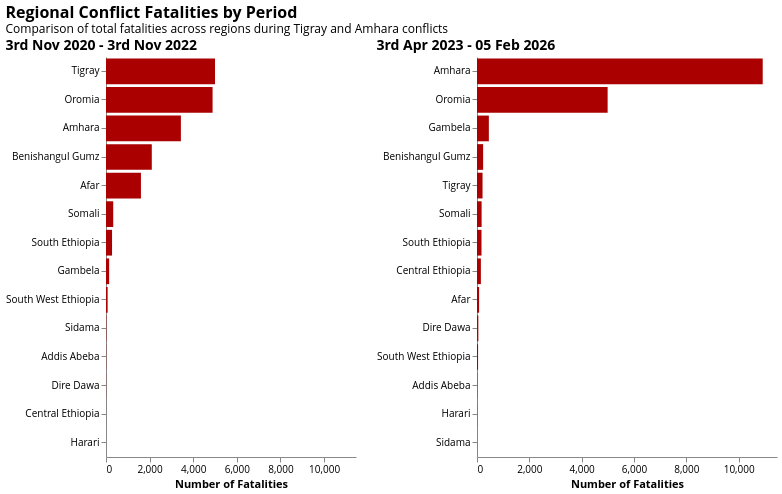

Notebook code for this chart:
### Markdown cell above
### Regional Fatalities by Period

Just during the period of the Amhara War, there were 10918 deaths in Amhara and 4992 deaths in Oromia. During the Tigray War there were 4999 deaths in Tigray, 4887 deaths in oromia and 3434 deaths in Amhara.

### Code cell
import altair as alt

# Prepare data for both periods
tigray_data = conflict_category_group[conflict_category_group['category']=='Tigray War'].copy()
tigray_data['period'] = '3rd Nov 2020 - 3rd Nov 2022'

amhara_data = conflict_category_group[conflict_category_group['category']=='Amhara War'].copy()
amhara_data['period'] = f'3rd Apr 2023 - {datetime.today().strftime("%d %b %Y")}'

# Find max fatalities for shared scale
max_fatalities = max(tigray_data['nrFatalities'].max(), amhara_data['nrFatalities'].max())

# Create Tigray chart
tigray_chart = alt.Chart(tigray_data).mark_bar(color='#AA0000').encode(
    x=alt.X('nrFatalities:Q', 
            title='Number of Fatalities',
            scale=alt.Scale(domain=[0, max_fatalities * 1.05])),
    y=alt.Y('ADM1_EN:N', 
            title='',
            sort='-x')
).properties(
    width=250,
    height=400,
    title=alt.TitleParams(
        text='3rd Nov 2020 - 3rd Nov 2022',
        fontSize=14,
        fontWeight='bold',
        anchor='start'
    )
)

# Create Amhara chart
amhara_chart = alt.Chart(amhara_data).mark_bar(color='#AA0000').encode(
    x=alt.X('nrFatalities:Q', 
            title='Number of Fatalities',
            scale=alt.Scale(domain=[0, max_fatalities * 1.05])),
    y=alt.Y('ADM1_EN:N', 
            title='',
            sort='-x')
).properties(
    width=300,
    height=400,
    title=alt.TitleParams(
        text=f'3rd Apr 2023 - {datetime.today().strftime("%d %b %Y")}',
        fontSize=14,
        fontWeight='bold',
        anchor='start'
    )
)

# Combine charts
final_chart = (tigray_chart | amhara_chart).properties(
    title=alt.TitleParams(
        text='Regional Conflict Fatalities by Period',
        subtitle='Comparison of total fatalities across regions during Tigray and Amhara conflicts',
        fontSize=16,
        fontWeight='bold',
        anchor='start'
    )
).configure_view(
    strokeWidth=0
).configure_axis(
    grid=False
)

final_chart

### Figure 1 — Vega-Lite specification as saved in the notebook (floating-point values rounded to 4 significant figures)
{"config": {"font": "Open Sans", "title": {"font": "Open Sans"}, "axis": {"labelFont": "Open Sans", "titleFont": "Open Sans", "grid": false}, "legend": {"labelFont": "Open Sans", "titleFont": "Open Sans"}, "header": {"labelFont": "Open Sans", "titleFont": "Open Sans"}, "mark": {"font": "Open Sans"}, "text": {"font": "Open Sans"}, "view": {"strokeWidth": 0}}, "hconcat": [{"data": {"name": "data-fe857372e2205b817c7c5c1c517ccf3f"}, "mark": {"type": "bar", "color": "#AA0000"}, "encoding": {"x": {"field": "nrFatalities", "scale": {"domain": [0, 11460.0]}, "title": "Number of Fatalities", "type": "quantitative"}, "y": {"field": "ADM1_EN", "sort": "-x", "title": "", "type": "nominal"}}, "height": 400, "title": {"text": "3rd Nov 2020 - 3rd Nov 2022", "anchor": "start", "fontSize": 14, "fontWeight": "bold"}, "width": 250}, {"data": {"name": "data-7767226c4e43dd28e4c394d993c50244"}, "mark": {"type": "bar", "color": "#AA0000"}, "encoding": {"x": {"field": "nrFatalities", "scale": {"domain": [0, 11460.0]}, "title": "Number of Fatalities", "type": "quantitative"}, "y": {"field": "ADM1_EN", "sort": "-x", "title": "", "type": "nominal"}}, "height": 400, "title": {"text": "3rd Apr 2023 - 05 Feb 2026", "anchor": "start", "fontSize": 14, "fontWeight": "bold"}, "width": 300}], "title": {"text": "Regional Conflict Fatalities by Period", "anchor": "start", "fontSize": 16, "fontWeight": "bold", "subtitle": "Comparison of total fatalities across regions during Tigray and Amhara conflicts"}, "$schema": "https://vega.github.io/schema/vega-lite/v6.1.0.json", "datasets": {"data-fe857372e2205b817c7c5c1c517ccf3f": [{"category": "Tigray War", "ADM1_EN": "Tigray", "nrFatalities": 4999, "period": "3rd Nov 2020 - 3rd Nov 2022"}, {"category": "Tigray War", "ADM1_EN": "Oromia", "nrFatalities": 4887, "period": "3rd Nov 2020 - 3rd Nov 2022"}, {"category": "Tigray War", "ADM1_EN": "Amhara", "nrFatalities": 3434, "period": "3rd Nov 2020 - 3rd Nov 2022"}, {"category": "Tigray War", "ADM1_EN": "Benishangul Gumz", "nrFatalities": 2100, "period": "3rd Nov 2020 - 3rd Nov 2022"}, {"category": "Tigray War", "ADM1_EN": "Afar", "nrFatalities": 1602, "period": "3rd Nov 2020 - 3rd Nov 2022"}, {"category": "Tigray War", "ADM1_EN": "Somali", "nrFatalities": 331, "period": "3rd Nov 2020 - 3rd Nov 2022"}, {"category": "Tigray War", "ADM1_EN": "South Ethiopia", "nrFatalities": 277, "period": "3rd Nov 2020 - 3rd Nov 2022"}, {"category": "Tigray War", "ADM1_EN": "Gambela", "nrFatalities": 144, "period": "3rd Nov 2020 - 3rd Nov 2022"}, {"category": "Tigray War", "ADM1_EN": "South West Ethiopia", "nrFatalities": 75, "period": "3rd Nov 2020 - 3rd Nov 2022"}, {"category": "Tigray War", "ADM1_EN": "Sidama", "nrFatalities": 14, "period": "3rd Nov 2020 - 3rd Nov 2022"}, {"category": "Tigray War", "ADM1_EN": "Addis Abeba", "nrFatalities": 8, "period": "3rd Nov 2020 - 3rd Nov 2022"}, {"category": "Tigray War", "ADM1_EN": "Dire Dawa", "nrFatalities": 5, "period": "3rd Nov 2020 - 3rd Nov 2022"}, {"category": "Tigray War", "ADM1_EN": "Central Ethiopia", "nrFatalities": 1, "period": "3rd Nov 2020 - 3rd Nov 2022"}, {"category": "Tigray War", "ADM1_EN": "Harari", "nrFatalities": 0, "period": "3rd Nov 2020 - 3rd Nov 2022"}], "data-7767226c4e43dd28e4c394d993c50244": [{"category": "Amhara War", "ADM1_EN": "Amhara", "nrFatalities": 10918, "period": "3rd Apr 2023 - 05 Feb 2026"}, {"category": "Amhara War", "ADM1_EN": "Oromia", "nrFatalities": 4992, "period": "3rd Apr 2023 - 05 Feb 2026"}, {"category": "Amhara War", "ADM1_EN": "Gambela", "nrFatalities": 453, "period": "3rd Apr 2023 - 05 Feb 2026"}, {"category": "Amhara War", "ADM1_EN": "Benishangul Gumz", "nrFatalities": 234, "period": "3rd Apr 2023 - 05 Feb 2026"}, {"category": "Amhara War", "ADM1_EN": "Tigray", "nrFatalities": 212, "period": "3rd Apr 2023 - 05 Feb 2026"}, {"category": "Amhara War", "ADM1_EN": "Somali", "nrFatalities": 176, "period": "3rd Apr 2023 - 05 Feb 2026"}, {"category": "Amhara War", "ADM1_EN": "South Ethiopia", "nrFatalities": 172, "period": "3rd Apr 2023 - 05 Feb 2026"}, {"category": "Amhara War", "ADM1_EN": "Central Ethiopia", "nrFatalities": 148, "period": "3rd Apr 2023 - 05 Feb 2026"}, {"category": "Amhara War", "ADM1_EN": "Afar", "nrFatalities": 80, "period": "3rd Apr 2023 - 05 Feb 2026"}, {"category": "Amhara War", "ADM1_EN": "Dire Dawa", "nrFatalities": 51, "period": "3rd Apr 2023 - 05 Feb 2026"}, {"category": "Amhara War", "ADM1_EN": "South West Ethiopia", "nrFatalities": 41, "period": "3rd Apr 2023 - 05 Feb 2026"}, {"category": "Amhara War", "ADM1_EN": "Addis Abeba", "nrFatalities": 9, "period": "3rd Apr 2023 - 05 Feb 2026"}, {"category": "Amhara War", "ADM1_EN": "Harari", "nrFatalities": 5, "period": "3rd Apr 2023 - 05 Feb 2026"}, {"category": "Amhara War", "ADM1_EN": "Sidama", "nrFatalities": 1, "period": "3rd Apr 2023 - 05 Feb 2026"}]}}
